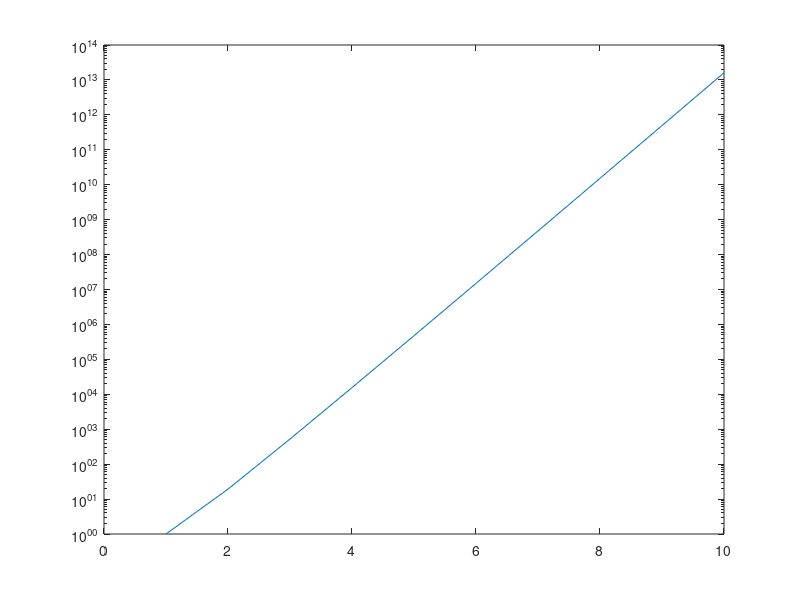

Recreate this plot in MATLAB.
% Studio del condizionamento della matrice di Hilbert
% Plotta il numero di condizionamento in scala naturale e semilogaritmica
% e mostra l'effetto del cattivo condizionamento nel calcolo dell'inversa

for n=1:10
    A=hilb(n);
    c(n)=cond(A);
end

plot(1:n,c)
pause

semilogy(1:n,c)
pause

for n=1:10
    A=hilb(n);
    B=inv(hilb(n));
    E=eye(n)-A*B;
    [n norm(E)]
end